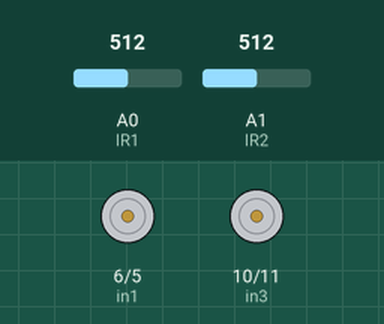
A sketch run on a simulated Arduino Uno, built with avr-gcc and run on an emulated ATmega328P. On the bench: motor-driver pin pairs drawn as motors (green arrow = first pin HIGH = forward, orange = second pin HIGH = backward, longer = more drive). The test bench sets the inputs (shaded band); at power-on: A0 (IR1) = 512, A1 (IR2) = 512.

Above: at 1.2 s.
1.3 s: A0 (IR1) set to 987
2.8 s: A0 (IR1) set to 1017
At 3.6 s:
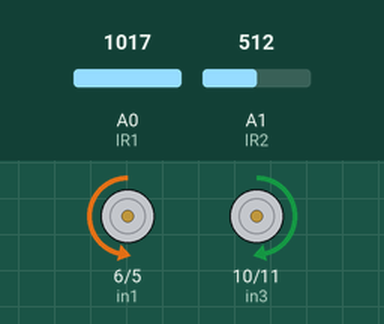
4.3 s: A1 (IR2) set to 987
5.8 s: A1 (IR2) set to 1017
At 7.0 s:
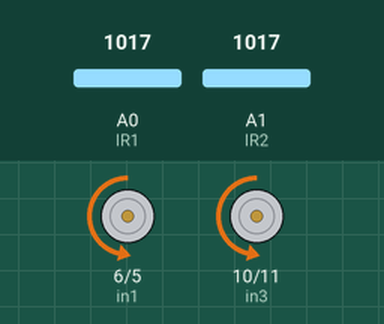
7.3 s: A0 (IR1) set to 900
At 8.2 s:
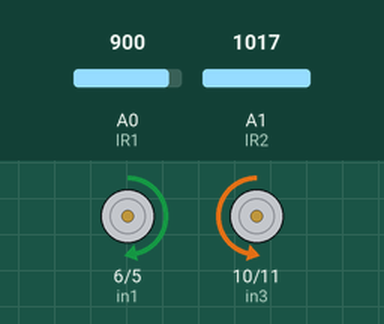
Timing chart, 0 to 9.8 s (numbered marks = the images above; inputs shaded):
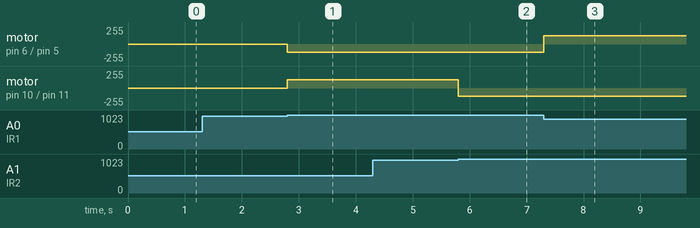

Measured:
- the behaviour switches between 1000 and 1001 on A0 (IR1) (found by bisection; images 0 and 1)
- the behaviour switches between 1000 and 1001 on A1 (IR2) (found by bisection; images 1 and 2)
- after the input at 1.3 s, every drawn part: stays the same
- after the input at 2.8 s, motor on pin 6 (in1) / pin 5 (in2): stopped → backward 125/255 at once; motor on pin 10 (in3) / pin 11 (in4): stopped → forward 125/255 at once
- after the input at 4.3 s, every drawn part: stays the same
- after the input at 5.8 s, motor on pin 10 (in3) / pin 11 (in4): forward 125/255 → backward 125/255 at once
- after the input at 7.3 s, motor on pin 6 (in1) / pin 5 (in2): backward 125/255 → forward 125/255 at once

The sketch:

Robot_Code_2.ino
```cpp
const int in1 = 6; // Right Motor Pin 1 (Arduino Pin 6 to L298N IN1)
const int in2 = 5; // Right Motor Pin 2 (Arduino Pin 5 to L298N IN2)
const int in3 = 10; // Left Motor Pin 1 (Arduino Pin 10 to L298N IN3)
const int in4 = 11; // Left Motor Pin 2 (Arduino Pin 11 to L298N IN4)
const int IR1 = A0; // Left IR Sensor (Arduino Analog Pin A0 to Left IR Sensor OUT)
const int IR2 = A1; // Right IR Sensor (Arduino Analog Pin A1 to Right IR Sensor OUT)
const int speed1 = 125; // Speed of Motors
const int val = 1000; // Sets the limit for IR Sensor Detection
void setup() { // Start of Setup
  pinMode(in1,OUTPUT); // Specifies Right Motor Pin 1 as OUTPUT
  pinMode(in2,OUTPUT); // Specifies Right Motor Pin 1 as OUTPUT
  pinMode(in3,OUTPUT); // Specifies Left Motor Pin 1 as OUTPUT
  pinMode(in4,OUTPUT); // Specifies Left Motor Pin 1 as OUTPUT
  pinMode(IR1,INPUT); // Specifies Left IR Sensor as INPUT
  pinMode(IR2,INPUT); // Specifies Right IR Sensor as INPUT
} // End of Setup
void loop() { // Start of loop
  int IRS1 = analogRead(IR1); // Left IR Sensor Status (reads darker/black colors at higher values generally above 1000 and lighter/white colors at lower values generally under 50)
  int IRS2 = analogRead(IR2); // Right IR Sensor Status (reads darker/black colors at higher values generally above 1000 and lighter/white colors at lower values generally under 50)
  if (IRS1 > val && IRS2 > val){ // Forward Motion Condition (if both sensors read values above 1000 then move forward)
    digitalWrite(in1,LOW); // Set Right Motor Pin 1 to LOW
    analogWrite(in2,speed1); // Set Right Motor Pin 2 to 'speed1' variable for set speed
    digitalWrite(in3,LOW); // Set Left Motor Pin 1 to LOW
    analogWrite(in4,speed1); // Set Left Motor Pin 2 to 'speed1' variable for set speed
  } // End of Forward Motion Condition
  else if (IRS1 < val && IRS2 < val){ // Stop Condition (if both sensors read values below 1000 then stop moving)
    digitalWrite(in1,LOW); // Set Right Motor Pin 1 to LOW
    digitalWrite(in2,LOW); // Set Right Motor Pin 2 to LOW
    digitalWrite(in3,LOW); // Set Left Motor Pin 1 to LOW
    digitalWrite(in4,LOW); // Set Left Motor Pin 2 to LOW
  } // End of Stop Condition
  else if (IRS1 > val && IRS2 < val){ // Right-Turning Condition (if the Left IR Sensor reads over 1000 and the Right IR Sensor reads under 1000 then turn right)
    digitalWrite(in1,LOW); // Set Right Motor Pin 1 to LOW
    analogWrite(in2,speed1); // Set Right Motor Pin 2 to 'speed1' variable for set speed
    analogWrite(in3,speed1); // Set Left Motor Pin 1 to 'speed1' variable for set speed
    digitalWrite(in4,LOW); // Set Left Motor Pin 2 to LOW
  } // End of Right=Turning Condition
  else if (IRS1 < val && IRS2 > val){ // Left-Turning Condition (if the Left IR Sensor reads under 1000 and the Right IR Sensor reads over 1000 then turn left)
    analogWrite(in1,speed1); // Set Right Motor Pin 1 to 'speed1' variable for set speed
    digitalWrite(in2,LOW); // Set Right Motor Pin 2 to LOW
    digitalWrite(in3,LOW); // Set Left Motor Pin 1 to LOW
    analogWrite(in4,speed1); // Set Left Motor Pin 2 to 'speed1' variable for set speed
  } // End of Left-Turning Condition
} // End of Loop/Program
```
